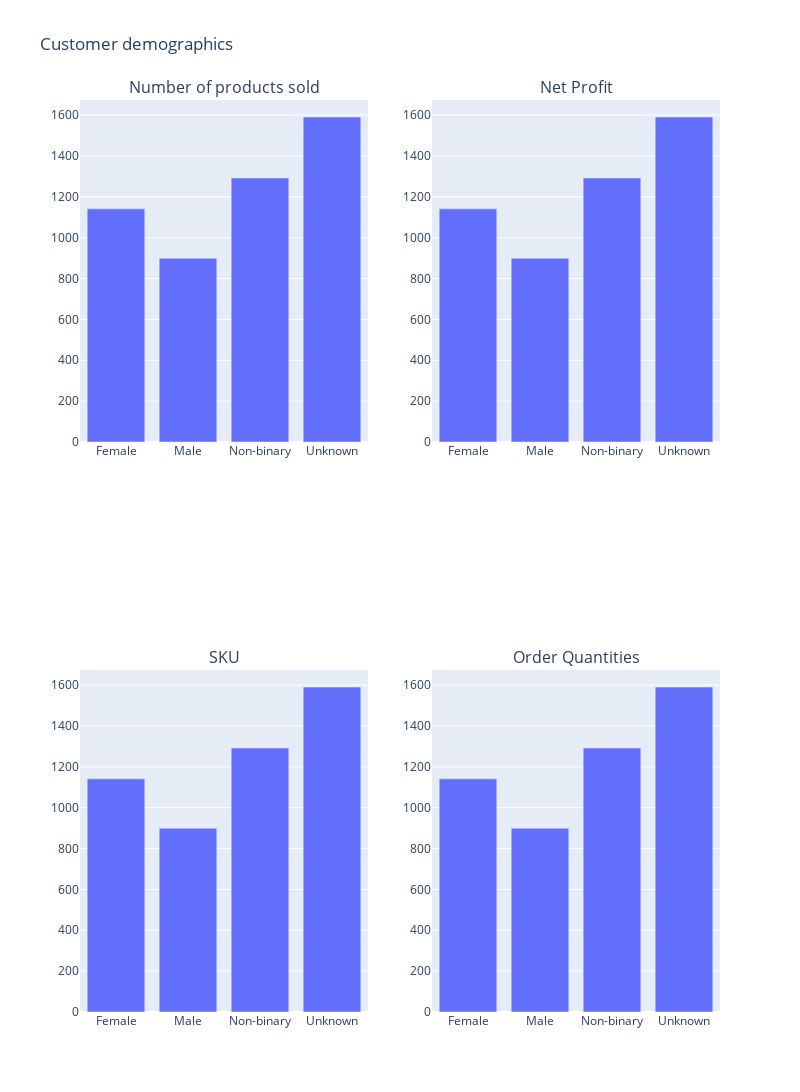

Here is the notebook cell this chart was saved with:
### Markdown cell above
Customer analysis

### Code cell
fig2=px.bar(Customer["Number of products sold"].sum(),y="Number of products sold")
fig2=px.bar(Customer['Net_Profit'].sum(),y="Net_Profit")
fig2=px.bar(data,x="Customer demographics",y="SKU",color="Product type")
fig2=px.bar(Customer['Order quantities'].sum(),y="Order quantities")

fig = make_subplots(
    rows=2, cols=2,
    specs=[[{"type": "bar"}, {"type": "bar"}], 
           [{"type": "bar"}, {"type": "bar"}]]
    ,
    subplot_titles=[
        "Number of products sold", "Net Profit","SKU","Order Quantities"
    ]
)

for trace in fig2.data:
    fig.add_trace(trace, row=1, col=1)
for trace in fig2.data:
    fig.add_trace(trace, row=1, col=2)
for trace in fig2.data:
    fig.add_trace(trace, row=2, col=1)
for trace in fig2.data:
    fig.add_trace(trace, row=2, col=2)
    
fig.update_layout(
    height=1200, width=800,
    title_text="Customer demographics",
    showlegend=False
)

fig.show()

### Figure 1 — Plotly figure (JSON) as saved in the notebook; plotly's stock layout.template omitted (floating-point values rounded to 4 significant figures)
{"data": [{"alignmentgroup": "True", "hovertemplate": "Customer demographics=%{x}<br>Order quantities=%{y}<extra></extra>", "legendgroup": "", "marker": {"color": "#636efa", "pattern": {"shape": ""}}, "name": "", "offsetgroup": "", "orientation": "v", "showlegend": false, "textposition": "auto", "type": "bar", "x": ["Female", "Male", "Non-binary", "Unknown"], "xaxis": "x", "y": [1141, 899, 1292, 1590], "yaxis": "y"}, {"alignmentgroup": "True", "hovertemplate": "Customer demographics=%{x}<br>Order quantities=%{y}<extra></extra>", "legendgroup": "", "marker": {"color": "#636efa", "pattern": {"shape": ""}}, "name": "", "offsetgroup": "", "orientation": "v", "showlegend": false, "textposition": "auto", "type": "bar", "x": ["Female", "Male", "Non-binary", "Unknown"], "xaxis": "x2", "y": [1141, 899, 1292, 1590], "yaxis": "y2"}, {"alignmentgroup": "True", "hovertemplate": "Customer demographics=%{x}<br>Order quantities=%{y}<extra></extra>", "legendgroup": "", "marker": {"color": "#636efa", "pattern": {"shape": ""}}, "name": "", "offsetgroup": "", "orientation": "v", "showlegend": false, "textposition": "auto", "type": "bar", "x": ["Female", "Male", "Non-binary", "Unknown"], "xaxis": "x3", "y": [1141, 899, 1292, 1590], "yaxis": "y3"}, {"alignmentgroup": "True", "hovertemplate": "Customer demographics=%{x}<br>Order quantities=%{y}<extra></extra>", "legendgroup": "", "marker": {"color": "#636efa", "pattern": {"shape": ""}}, "name": "", "offsetgroup": "", "orientation": "v", "showlegend": false, "textposition": "auto", "type": "bar", "x": ["Female", "Male", "Non-binary", "Unknown"], "xaxis": "x4", "y": [1141, 899, 1292, 1590], "yaxis": "y4"}], "layout": {"annotations": [{"font": {"size": 16}, "showarrow": false, "text": "Number of products sold", "x": 0.225, "xanchor": "center", "xref": "paper", "y": 1, "yanchor": "bottom", "yref": "paper"}, {"font": {"size": 16}, "showarrow": false, "text": "Net Profit", "x": 0.775, "xanchor": "center", "xref": "paper", "y": 1, "yanchor": "bottom", "yref": "paper"}, {"font": {"size": 16}, "showarrow": false, "text": "SKU", "x": 0.225, "xanchor": "center", "xref": "paper", "y": 0.375, "yanchor": "bottom", "yref": "paper"}, {"font": {"size": 16}, "showarrow": false, "text": "Order Quantities", "x": 0.775, "xanchor": "center", "xref": "paper", "y": 0.375, "yanchor": "bottom", "yref": "paper"}], "height": 1200, "showlegend": false, "title": {"text": "Customer demographics"}, "width": 800, "xaxis": {"anchor": "y", "domain": [0, 0.45]}, "xaxis2": {"anchor": "y2", "domain": [0.55, 1]}, "xaxis3": {"anchor": "y3", "domain": [0, 0.45]}, "xaxis4": {"anchor": "y4", "domain": [0.55, 1]}, "yaxis": {"anchor": "x", "domain": [0.625, 1]}, "yaxis2": {"anchor": "x2", "domain": [0.625, 1]}, "yaxis3": {"anchor": "x3", "domain": [0, 0.375]}, "yaxis4": {"anchor": "x4", "domain": [0, 0.375]}}}
